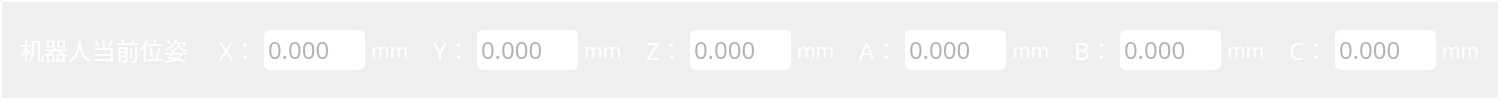
     <widget class="QWidget" name="widget_2" native="true">
      <property name="minimumSize">
       <size>
        <width>0</width>
        <height>40</height>
       </size>
      </property>
      <property name="styleSheet">
       <string notr="true">border-radius:3px;
border-width:2px;
border-style:solid;
border-color:white;
color:white</string>
      </property>
      <layout class="QHBoxLayout" name="horizontalLayout_34">
       <item>
        <widget class="QWidget" name="widget_5" native="true">
         <property name="styleSheet">
          <string notr="true">border:none;</string>
         </property>
         <layout class="QHBoxLayout" name="horizontalLayout_28">
          <item>
           <widget class="QLabel" name="label_56">
            <property name="styleSheet">
             <string notr="true">font:bold  &quot;Times New Roman&quot;;    
font-family:Microsoft Yahei;
font-size:24px; 
border-width:0px;</string>
            </property>
            <property name="text">
             <string>机器人当前位姿    </string>
            </property>
           </widget>
          </item>
          <item alignment="Qt::AlignHCenter">
           <widget class="QLabel" name="label_29">
            <property name="styleSheet">
             <string notr="true">font:bold  &quot;Times New Roman&quot;;    
font-family:Microsoft Yahei;
font-size:24px; 
border-width:0px;</string>
            </property>
            <property name="text">
             <string>X：</string>
            </property>
           </widget>
          </item>
          <item>
           <widget class="QDoubleSpinBox" name="doubleSpinBox_Position_X_2">
            <property name="enabled">
             <bool>false</bool>
            </property>
            <property name="font">
             <font>
              <family>24px</family>
              <pointsize>-1</pointsize>
              <weight>50</weight>
              <italic>false</italic>
              <bold>false</bold>
             </font>
            </property>
            <property name="contextMenuPolicy">
             <enum>Qt::DefaultContextMenu</enum>
            </property>
            <property name="acceptDrops">
             <bool>false</bool>
            </property>
            <property name="autoFillBackground">
             <bool>false</bool>
            </property>
            <property name="styleSheet">
             <string notr="true">font:  &quot;Times New Roman&quot;;
font-size:24px;  
border-radius:6px;
border-width:2px;
border-style:solid;
border-color:white;
color: rgb(178, 181, 178);
</string>
            </property>
            <property name="frame">
             <bool>true</bool>
            </property>
            <property name="readOnly">
             <bool>true</bool>
            </property>
            <property name="buttonSymbols">
             <enum>QAbstractSpinBox::NoButtons</enum>
            </property>
            <property name="decimals">
             <number>3</number>
            </property>
            <property name="maximum">
             <double>999.990000000000009</double>
            </property>
            <property name="stepType">
             <enum>QAbstractSpinBox::DefaultStepType</enum>
            </property>
           </widget>
          </item>
          <item>
           <widget class="QLabel" name="label_30">
            <property name="styleSheet">
             <string notr="true">border:none;
font:bold  &quot;Times New Roman&quot;;    
font-family:Microsoft Yahei;
font-size:20px; 
border-width:0px;
</string>
            </property>
            <property name="text">
             <string>mm</string>
            </property>
           </widget>
          </item>
         </layout>
        </widget>
       </item>
       <item>
        <widget class="QWidget" name="widget_8" native="true">
         <property name="styleSheet">
          <string notr="true">border:none;</string>
         </property>
         <layout class="QHBoxLayout" name="horizontalLayout_37">
          <item alignment="Qt::AlignHCenter">
           <widget class="QLabel" name="label_36">
            <property name="styleSheet">
             <string notr="true">font:bold  &quot;Times New Roman&quot;;    
font-family:Microsoft Yahei;
font-size:24px; 
border-width:0px;</string>
            </property>
            <property name="text">
             <string>Y：</string>
            </property>
           </widget>
          </item>
          <item>
           <widget class="QDoubleSpinBox" name="doubleSpinBox_Position_Y_2">
            <property name="enabled">
             <bool>false</bool>
            </property>
            <property name="font">
             <font>
              <family>24px</family>
              <pointsize>-1</pointsize>
              <weight>50</weight>
              <italic>false</italic>
              <bold>false</bold>
             </font>
            </property>
            <property name="contextMenuPolicy">
             <enum>Qt::DefaultContextMenu</enum>
            </property>
            <property name="acceptDrops">
             <bool>false</bool>
            </property>
            <property name="autoFillBackground">
             <bool>false</bool>
            </property>
            <property name="styleSheet">
             <string notr="true">font:  &quot;Times New Roman&quot;;
font-size:24px;  
border-radius:6px;
border-width:2px;
border-style:solid;
border-color:white;
color: rgb(178, 181, 178);
</string>
            </property>
            <property name="frame">
             <bool>true</bool>
            </property>
            <property name="readOnly">
             <bool>true</bool>
            </property>
            <property name="buttonSymbols">
             <enum>QAbstractSpinBox::NoButtons</enum>
            </property>
            <property name="decimals">
             <number>3</number>
            </property>
            <property name="maximum">
             <double>999.990000000000009</double>
            </property>
            <property name="stepType">
             <enum>QAbstractSpinBox::DefaultStepType</enum>
            </property>
           </widget>
          </item>
          <item>
           <widget class="QLabel" name="label_37">
            <property name="styleSheet">
             <string notr="true">border:none;
font:bold  &quot;Times New Roman&quot;;    
font-family:Microsoft Yahei;
font-size:20px; 
border-width:0px;
</string>
            </property>
            <property name="text">
             <string>mm</string>
            </property>
           </widget>
          </item>
         </layout>
        </widget>
       </item>
       <item>
        <widget class="QWidget" name="widget_30" native="true">
         <property name="styleSheet">
          <string notr="true">border:none;</string>
         </property>
         <layout class="QHBoxLayout" name="horizontalLayout_38">
          <item alignment="Qt::AlignHCenter">
           <widget class="QLabel" name="label_38">
            <property name="styleSheet">
             <string notr="true">font:bold  &quot;Times New Roman&quot;;    
font-family:Microsoft Yahei;
font-size:24px; 
border-width:0px;</string>
            </property>
            <property name="text">
             <string>Z：</string>
            </property>
           </widget>
          </item>
          <item>
           <widget class="QDoubleSpinBox" name="doubleSpinBox_Position_Z_2">
            <property name="enabled">
             <bool>false</bool>
            </property>
            <property name="font">
             <font>
              <family>24px</family>
              <pointsize>-1</pointsize>
              <weight>50</weight>
              <italic>false</italic>
              <bold>false</bold>
             </font>
            </property>
            <property name="contextMenuPolicy">
             <enum>Qt::DefaultContextMenu</enum>
            </property>
            <property name="acceptDrops">
             <bool>false</bool>
            </property>
            <property name="autoFillBackground">
             <bool>false</bool>
            </property>
            <property name="styleSheet">
             <string notr="true">font:  &quot;Times New Roman&quot;;
font-size:24px;  
border-radius:6px;
border-width:2px;
border-style:solid;
border-color:white;
color: rgb(178, 181, 178);
</string>
            </property>
            <property name="frame">
             <bool>true</bool>
            </property>
            <property name="readOnly">
             <bool>true</bool>
            </property>
            <property name="buttonSymbols">
             <enum>QAbstractSpinBox::NoButtons</enum>
            </property>
            <property name="decimals">
             <number>3</number>
            </property>
            <property name="maximum">
             <double>999.990000000000009</double>
            </property>
            <property name="stepType">
             <enum>QAbstractSpinBox::DefaultStepType</enum>
            </property>
           </widget>
          </item>
          <item>
           <widget class="QLabel" name="label_41">
            <property name="styleSheet">
             <string notr="true">border:none;
font:bold  &quot;Times New Roman&quot;;    
font-family:Microsoft Yahei;
font-size:20px; 
border-width:0px;
</string>
            </property>
            <property name="text">
             <string>mm</string>
            </property>
           </widget>
          </item>
         </layout>
        </widget>
       </item>
       <item>
        <widget class="QWidget" name="widget_31" native="true">
         <property name="styleSheet">
          <string notr="true">border:none;</string>
         </property>
         <layout class="QHBoxLayout" name="horizontalLayout_39">
          <item alignment="Qt::AlignHCenter">
           <widget class="QLabel" name="label_43">
            <property name="styleSheet">
             <string notr="true">font:bold  &quot;Times New Roman&quot;;    
font-family:Microsoft Yahei;
font-size:24px; 
border-width:0px;</string>
            </property>
            <property name="text">
             <string>A：</string>
            </property>
           </widget>
          </item>
          <item>
           <widget class="QDoubleSpinBox" name="doubleSpinBox_Position_A_2">
            <property name="enabled">
             <bool>false</bool>
            </property>
            <property name="font">
             <font>
              <family>24px</family>
              <pointsize>-1</pointsize>
              <weight>50</weight>
              <italic>false</italic>
              <bold>false</bold>
             </font>
            </property>
            <property name="contextMenuPolicy">
             <enum>Qt::DefaultContextMenu</enum>
            </property>
            <property name="acceptDrops">
             <bool>false</bool>
            </property>
            <property name="autoFillBackground">
             <bool>false</bool>
            </property>
            <property name="styleSheet">
             <string notr="true">font:  &quot;Times New Roman&quot;;
font-size:24px;  
border-radius:6px;
border-width:2px;
border-style:solid;
border-color:white;
color: rgb(178, 181, 178);
</string>
            </property>
            <property name="frame">
             <bool>true</bool>
            </property>
            <property name="readOnly">
             <bool>true</bool>
            </property>
            <property name="buttonSymbols">
             <enum>QAbstractSpinBox::NoButtons</enum>
            </property>
            <property name="decimals">
             <number>3</number>
            </property>
            <property name="maximum">
             <double>999.990000000000009</double>
            </property>
            <property name="stepType">
             <enum>QAbstractSpinBox::DefaultStepType</enum>
            </property>
           </widget>
          </item>
          <item>
           <widget class="QLabel" name="label_44">
            <property name="styleSheet">
             <string notr="true">border:none;
font:bold  &quot;Times New Roman&quot;;    
font-family:Microsoft Yahei;
font-size:20px; 
border-width:0px;
</string>
            </property>
            <property name="text">
             <string>mm</string>
            </property>
           </widget>
          </item>
         </layout>
        </widget>
       </item>
       <item>
        <widget class="QWidget" name="widget_39" native="true">
         <property name="styleSheet">
          <string notr="true">border:none;</string>
         </property>
         <layout class="QHBoxLayout" name="horizontalLayout_40">
          <item alignment="Qt::AlignHCenter">
           <widget class="QLabel" name="label_46">
            <property name="styleSheet">
             <string notr="true">font:bold  &quot;Times New Roman&quot;;    
font-family:Microsoft Yahei;
font-size:24px; 
border-width:0px;</string>
            </property>
            <property name="text">
             <string>B：</string>
            </property>
           </widget>
          </item>
          <item>
           <widget class="QDoubleSpinBox" name="doubleSpinBox_Position_B_2">
            <property name="enabled">
             <bool>false</bool>
            </property>
            <property name="font">
             <font>
              <family>24px</family>
              <pointsize>-1</pointsize>
              <weight>50</weight>
              <italic>false</italic>
              <bold>false</bold>
             </font>
            </property>
            <property name="contextMenuPolicy">
             <enum>Qt::DefaultContextMenu</enum>
            </property>
            <property name="acceptDrops">
             <bool>false</bool>
            </property>
            <property name="autoFillBackground">
             <bool>false</bool>
            </property>
            <property name="styleSheet">
             <string notr="true">font:  &quot;Times New Roman&quot;;
font-size:24px;  
border-radius:6px;
border-width:2px;
border-style:solid;
border-color:white;
color: rgb(178, 181, 178);
</string>
            </property>
            <property name="frame">
             <bool>true</bool>
            </property>
            <property name="readOnly">
             <bool>true</bool>
            </property>
            <property name="buttonSymbols">
             <enum>QAbstractSpinBox::NoButtons</enum>
            </property>
            <property name="decimals">
             <number>3</number>
            </property>
            <property name="maximum">
             <double>999.990000000000009</double>
            </property>
            <property name="stepType">
             <enum>QAbstractSpinBox::DefaultStepType</enum>
            </property>
           </widget>
          </item>
          <item>
           <widget class="QLabel" name="label_47">
            <property name="styleSheet">
             <string notr="true">border:none;
font:bold  &quot;Times New Roman&quot;;    
font-family:Microsoft Yahei;
font-size:20px; 
border-width:0px;
</string>
            </property>
            <property name="text">
             <string>mm</string>
            </property>
           </widget>
          </item>
         </layout>
        </widget>
       </item>
       <item>
        <widget class="QWidget" name="widget_40" native="true">
         <property name="styleSheet">
          <string notr="true">border:none;</string>
         </property>
         <layout class="QHBoxLayout" name="horizontalLayout_41">
          <item alignment="Qt::AlignHCenter">
           <widget class="QLabel" name="label_49">
            <property name="styleSheet">
             <string notr="true">font:bold  &quot;Times New Roman&quot;;    
font-family:Microsoft Yahei;
font-size:24px; 
border-width:0px;</string>
            </property>
            <property name="text">
             <string>C：</string>
            </property>
           </widget>
          </item>
          <item>
           <widget class="QDoubleSpinBox" name="doubleSpinBox_Position_C_2">
            <property name="enabled">
             <bool>false</bool>
            </property>
            <property name="font">
             <font>
              <family>24px</family>
              <pointsize>-1</pointsize>
              <weight>50</weight>
              <italic>false</italic>
              <bold>false</bold>
             </font>
            </property>
            <property name="contextMenuPolicy">
             <enum>Qt::DefaultContextMenu</enum>
            </property>
            <property name="acceptDrops">
             <bool>false</bool>
            </property>
            <property name="autoFillBackground">
             <bool>false</bool>
            </property>
            <property name="styleSheet">
             <string notr="true">font:  &quot;Times New Roman&quot;;
font-size:24px;  
border-radius:6px;
border-width:2px;
border-style:solid;
border-color:white;
color: rgb(178, 181, 178);
</string>
            </property>
            <property name="frame">
             <bool>true</bool>
            </property>
            <property name="readOnly">
             <bool>true</bool>
            </property>
            <property name="buttonSymbols">
             <enum>QAbstractSpinBox::NoButtons</enum>
            </property>
            <property name="decimals">
             <number>3</number>
            </property>
            <property name="maximum">
             <double>999.990000000000009</double>
            </property>
            <property name="stepType">
             <enum>QAbstractSpinBox::DefaultStepType</enum>
            </property>
           </widget>
          </item>
          <item>
           <widget class="QLabel" name="label_57">
            <property name="styleSheet">
             <string notr="true">border:none;
font:bold  &quot;Times New Roman&quot;;    
font-family:Microsoft Yahei;
font-size:20px; 
border-width:0px;
</string>
            </property>
            <property name="text">
             <string>mm</string>
            </property>
           </widget>
          </item>
         </layout>
        </widget>
       </item>
      </layout>
     </widget>
